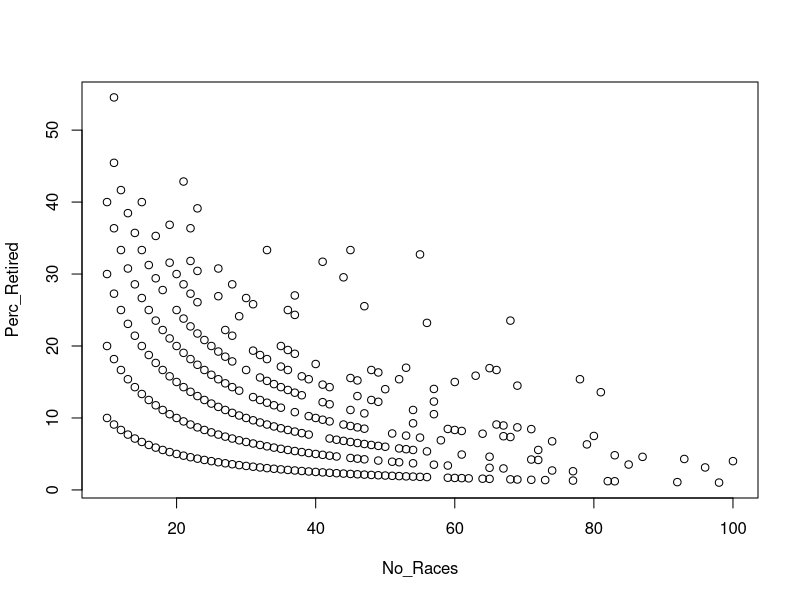
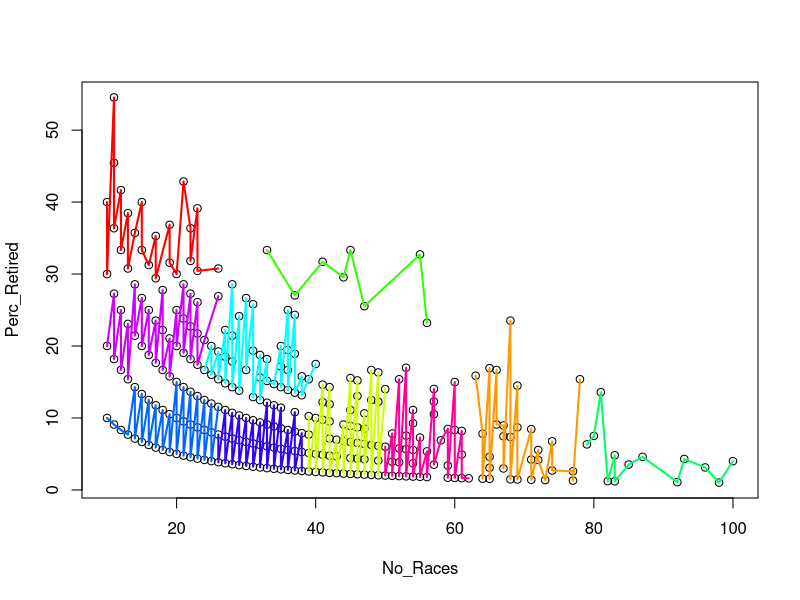
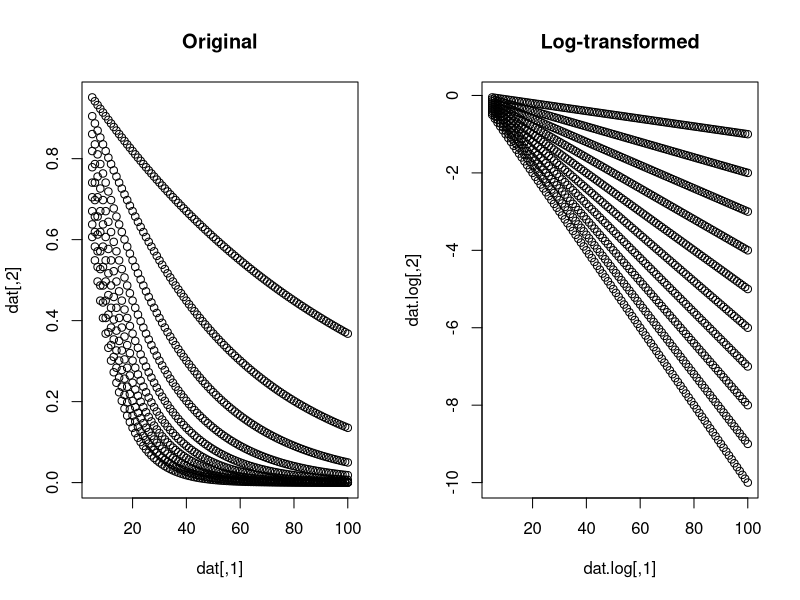

Recreate these plots in R, in order. (Note: this script raises an error after producing the figures.)
## ---- chunk 1
Retirees<- data.frame(No_Races = c(11L, 11L, 21L, 12L, 15L, 10L, 23L, 13L, 19L, 11L, 22L, 14L, 
                                   17L, 33L, 12L, 45L, 15L, 55L, 22L, 41L, 19L, 16L, 13L, 26L, 23L, 
                                   10L, 20L, 44L, 17L, 14L, 21L, 28L, 18L, 11L, 22L, 37L, 26L, 30L, 
                                   15L, 23L, 31L, 47L, 12L, 20L, 16L, 36L, 37L, 29L, 21L, 17L, 68L, 
                                   56L, 13L, 22L, 27L, 18L, 23L, 14L, 28L, 19L, 24L, 10L, 15L, 20L, 
                                   35L, 25L, 36L, 31L, 26L, 21L, 37L, 16L, 32L, 27L, 11L, 22L, 33L, 
                                   28L, 17L, 40L, 23L, 35L, 53L, 65L, 12L, 18L, 30L, 66L, 24L, 36L, 
                                   48L, 49L, 25L, 63L, 19L, 38L, 32L, 45L, 13L, 26L, 78L, 39L, 52L, 
                                   46L, 33L, 20L, 60L, 27L, 34L, 41L, 69L, 14L, 21L, 42L, 28L, 35L, 
                                   57L, 50L, 36L, 29L, 22L, 81L, 37L, 15L, 38L, 23L, 46L, 31L, 48L, 
                                   16L, 24L, 32L, 57L, 49L, 41L, 33L, 25L, 42L, 17L, 34L, 26L, 35L, 
                                   18L, 27L, 54L, 45L, 37L, 28L, 47L, 19L, 57L, 29L, 39L, 10L, 20L, 
                                   30L, 40L, 41L, 31L, 21L, 42L, 32L, 54L, 11L, 22L, 33L, 44L, 66L, 
                                   67L, 45L, 34L, 23L, 69L, 46L, 35L, 47L, 59L, 71L, 36L, 12L, 24L, 
                                   60L, 61L, 37L, 25L, 38L, 51L, 64L, 13L, 39L, 26L, 53L, 80L, 67L, 
                                   27L, 68L, 55L, 14L, 42L, 28L, 43L, 58L, 29L, 44L, 74L, 15L, 45L, 
                                   30L, 46L, 31L, 47L, 79L, 16L, 32L, 48L, 49L, 33L, 50L, 17L, 34L, 
                                   52L, 35L, 53L, 18L, 72L, 36L, 54L, 37L, 56L, 19L, 38L, 39L, 20L, 
                                   40L, 61L, 41L, 83L, 21L, 42L, 43L, 65L, 87L, 22L, 45L, 23L, 46L, 
                                   93L, 47L, 71L, 24L, 72L, 49L, 25L, 100L, 51L, 26L, 52L, 27L, 
                                   54L, 28L, 85L, 57L, 29L, 59L, 30L, 31L, 32L, 96L, 65L, 33L, 67L, 
                                   34L, 35L, 36L, 37L, 74L, 38L, 77L, 39L, 40L, 41L, 42L, 43L, 44L, 
                                   45L, 46L, 47L, 48L, 49L, 50L, 51L, 52L, 53L, 54L, 55L, 56L, 59L, 
                                   60L, 61L, 62L, 64L, 65L, 68L, 69L, 71L, 73L, 77L, 82L, 83L, 92L, 
                                   98L), 
                      Perc_Retired = c(54.5454545454545, 45.4545454545455, 42.8571428571429, 41.6666666666667, 
                                       40, 40, 39.1304347826087, 38.4615384615385, 36.8421052631579, 
                                       36.3636363636364, 36.3636363636364, 35.7142857142857, 35.2941176470588, 
                                       33.3333333333333, 33.3333333333333, 33.3333333333333, 33.3333333333333, 
                                       32.7272727272727, 31.8181818181818, 31.7073170731707, 31.5789473684211, 
                                       31.25, 30.7692307692308, 30.7692307692308, 30.4347826086957, 
                                       30, 30, 29.5454545454545, 29.4117647058824, 28.5714285714286, 
                                       28.5714285714286, 28.5714285714286, 27.7777777777778, 27.2727272727273, 
                                       27.2727272727273, 27.027027027027, 26.9230769230769, 26.6666666666667, 
                                       26.6666666666667, 26.0869565217391, 25.8064516129032, 25.531914893617, 
                                       25, 25, 25, 25, 24.3243243243243, 24.1379310344828, 23.8095238095238, 
                                       23.5294117647059, 23.5294117647059, 23.2142857142857, 23.0769230769231, 
                                       22.7272727272727, 22.2222222222222, 22.2222222222222, 21.7391304347826, 
                                       21.4285714285714, 21.4285714285714, 21.0526315789474, 20.8333333333333, 
                                       20, 20, 20, 20, 20, 19.4444444444444, 19.3548387096774, 19.2307692307692, 
                                       19.047619047619, 18.9189189189189, 18.75, 18.75, 18.5185185185185, 
                                       18.1818181818182, 18.1818181818182, 18.1818181818182, 17.8571428571429, 
                                       17.6470588235294, 17.5, 17.3913043478261, 17.1428571428571, 16.9811320754717, 
                                       16.9230769230769, 16.6666666666667, 16.6666666666667, 16.6666666666667, 
                                       16.6666666666667, 16.6666666666667, 16.6666666666667, 16.6666666666667, 
                                       16.3265306122449, 16, 15.8730158730159, 15.7894736842105, 15.7894736842105, 
                                       15.625, 15.5555555555556, 15.3846153846154, 15.3846153846154, 
                                       15.3846153846154, 15.3846153846154, 15.3846153846154, 15.2173913043478, 
                                       15.1515151515152, 15, 15, 14.8148148148148, 14.7058823529412, 
                                       14.6341463414634, 14.4927536231884, 14.2857142857143, 14.2857142857143, 
                                       14.2857142857143, 14.2857142857143, 14.2857142857143, 14.0350877192982, 
                                       14, 13.8888888888889, 13.7931034482759, 13.6363636363636, 13.5802469135802, 
                                       13.5135135135135, 13.3333333333333, 13.1578947368421, 13.0434782608696, 
                                       13.0434782608696, 12.9032258064516, 12.5, 12.5, 12.5, 12.5, 12.280701754386, 
                                       12.2448979591837, 12.1951219512195, 12.1212121212121, 12, 11.9047619047619, 
                                       11.7647058823529, 11.7647058823529, 11.5384615384615, 11.4285714285714, 
                                       11.1111111111111, 11.1111111111111, 11.1111111111111, 11.1111111111111, 
                                       10.8108108108108, 10.7142857142857, 10.6382978723404, 10.5263157894737, 
                                       10.5263157894737, 10.3448275862069, 10.2564102564103, 10, 10, 
                                       10, 10, 9.75609756097561, 9.67741935483871, 9.52380952380952, 
                                       9.52380952380952, 9.375, 9.25925925925926, 9.09090909090909, 
                                       9.09090909090909, 9.09090909090909, 9.09090909090909, 9.09090909090909, 
                                       8.95522388059701, 8.88888888888889, 8.82352941176471, 8.69565217391304, 
                                       8.69565217391304, 8.69565217391304, 8.57142857142857, 8.51063829787234, 
                                       8.47457627118644, 8.45070422535211, 8.33333333333333, 8.33333333333333, 
                                       8.33333333333333, 8.33333333333333, 8.19672131147541, 8.10810810810811, 
                                       8, 7.89473684210526, 7.84313725490196, 7.8125, 7.69230769230769, 
                                       7.69230769230769, 7.69230769230769, 7.54716981132075, 7.5, 7.46268656716418, 
                                       7.40740740740741, 7.35294117647059, 7.27272727272727, 7.14285714285714, 
                                       7.14285714285714, 7.14285714285714, 6.97674418604651, 6.89655172413793, 
                                       6.89655172413793, 6.81818181818182, 6.75675675675676, 6.66666666666667, 
                                       6.66666666666667, 6.66666666666667, 6.52173913043478, 6.45161290322581, 
                                       6.38297872340426, 6.32911392405063, 6.25, 6.25, 6.25, 6.12244897959184, 
                                       6.06060606060606, 6, 5.88235294117647, 5.88235294117647, 5.76923076923077, 
                                       5.71428571428571, 5.66037735849057, 5.55555555555556, 5.55555555555556, 
                                       5.55555555555556, 5.55555555555556, 5.40540540540541, 5.35714285714286, 
                                       5.26315789473684, 5.26315789473684, 5.12820512820513, 5, 5, 4.91803278688525, 
                                       4.8780487804878, 4.81927710843374, 4.76190476190476, 4.76190476190476, 
                                       4.65116279069767, 4.61538461538461, 4.59770114942529, 4.54545454545455, 
                                       4.44444444444444, 4.34782608695652, 4.34782608695652, 4.3010752688172, 
                                       4.25531914893617, 4.22535211267606, 4.16666666666667, 4.16666666666667, 
                                       4.08163265306122, 4, 4, 3.92156862745098, 3.84615384615385, 3.84615384615385, 
                                       3.7037037037037, 3.7037037037037, 3.57142857142857, 3.52941176470588, 
                                       3.50877192982456, 3.44827586206897, 3.38983050847458, 3.33333333333333, 
                                       3.2258064516129, 3.125, 3.125, 3.07692307692308, 3.03030303030303, 
                                       2.98507462686567, 2.94117647058824, 2.85714285714286, 2.77777777777778, 
                                       2.7027027027027, 2.7027027027027, 2.63157894736842, 2.5974025974026, 
                                       2.56410256410256, 2.5, 2.4390243902439, 2.38095238095238, 2.32558139534884, 
                                       2.27272727272727, 2.22222222222222, 2.17391304347826, 2.12765957446809, 
                                       2.08333333333333, 2.04081632653061, 2, 1.96078431372549, 1.92307692307692, 
                                       1.88679245283019, 1.85185185185185, 1.81818181818182, 1.78571428571429, 
                                       1.69491525423729, 1.66666666666667, 1.63934426229508, 1.61290322580645, 
                                       1.5625, 1.53846153846154, 1.47058823529412, 1.44927536231884, 
                                       1.40845070422535, 1.36986301369863, 1.2987012987013, 1.21951219512195, 
                                       1.20481927710843, 1.08695652173913, 1.02040816326531))

## ---- chunk 2
plot(Retirees)
## ---- chunk 3
# Function to enable easier plotting of the results.
plot_groupings <- function(d, g, col=rainbow(length(unique(g))), 
                           plot.lines=TRUE, point.color=FALSE, ...){
  K <- length(unique(g))
  if (point.color) {
    plot(d, col=g, ...)}
  else {
    plot(d, ...)
  }
  if (plot.lines){
    for (i in 1:K){
      d.local <- d[g == i,]
      d.local <- d.local[order(d.local[,1]), ]
      lines(d.local, col = col[i], lwd=2)
    }
  }
}

kmean.clusters <- kmeans(Retirees, 10, nstart=20)
plot_groupings(Retirees, kmean.clusters$cluster)
## ---- chunk 4
library(tidyverse)
set.seed(4)

lambda <- seq(0.01, .1, by=0.01)
x <- 5:100
pars <- expand.grid("lambda" = lambda, "x" = x)
dat <- cbind(pars$x, exp(-pars$lambda*pars$x))
## ---- chunk 5
dat.log <- cbind(dat[,1], log(dat[,2]))

par(mfrow=c(1,2))
plot(dat, main="Original")
plot(dat.log, main="Log-transformed")
## ---- chunk 6
# Function to convert vector/matrix to probabilities (e.g., normalize to 1)
miniclo <- function (c){
  if (is.vector(c)) 
    c <- matrix(c, nrow = 1)
  (c/rowSums(c)) 
}

# The Main Function
# K: Number of Clusters
# n.unit: Number of parallel optimizations to run
# n.iter: Number of iterations to run the optimization for
# warmup.frac: what portion of iterations could be warmup (added stocastic varition to
#   escape local optima)
func_cluster <- function(dat, K, n.unit=4, n.iter=100, warmup.frac=0.9){
  # Create Design Matrix and Response
  X <- as.matrix(cbind(1, dat[,1])) # Design matrix, add intercept
  Y <- dat[,2] # Responses
  n <- nrow(X) # Number of observations
  
  # Random Initialize the group assignments. 
  gs <- as.list(1:n.unit) %>% 
    map(~sample(1:K, size = nrow(dat), replace = TRUE)) 
  
  # Create a safe version that deals with degeneration that can occur in some units 
  # code will allow this to be fixed. 
  safe_lm <- safely(function(i, X, Y) lm.fit(X[i,], Y[i]))
  
  for (i in 1:n.iter) {
    # Start out by fitting linear regressons to each group
    fits <- gs %>% 
      map(~split(1:n, .x)) %>% 
      #at_depth(2, ~lm.fit(X[.x,], Y[.x])) # Fit models
      at_depth(2, safe_lm, X, Y) %>% 
      at_depth(2, "result")
    
    # Replace Nulls with Best non-null from last iteration
    nulls <- fits %>% 
      at_depth(2, is.null) %>% 
      map(unlist) %>% 
      map(any) %>% 
      unlist()
    
    if (any(nulls)){
      d <- rank(best.worst.store, ties.method="random")
      d <- which(d==min(d[!nulls]))
      fits[nulls] <- fits[d[rep(1, sum(nulls))]]
    }
    
    # Calculate the squared residuals of each data-point to each
    # groups fitted linear model. Note I also add a small value (0.0001)
    # to avoid zero values that can show up later when converting to probabilities
    # and inverting. 
    sq.resids <- fits %>% 
      at_depth(2, "coefficients") %>% # Extract Coefficients
      at_depth(2, ~((Y-X%*%.x)^2)+0.0001) %>%  # Predict and Compute Squared Residuals
      map(bind_cols)
    
    ncolumns <- map(sq.resids, ncol)
    nulls <- ncolumns < K
    if (any(nulls)){
      d <- rank(best.worst.store, ties.method="random")
      d <- which(d==min(d[!nulls]))
      sq.resids[nulls] <- sq.resids[d[rep(1, sum(nulls))]]
    }    

    # Store which "unit" which of the n.unit optimiztions did the 
    # best and which did the worst
    best.worst.store <- sq.resids %>% 
      map(sum) %>% 
      unlist()
    best.worst <- c(which.min(best.worst.store), which.max(best.worst.store))
  
    # Compute new group assignements, notice I convert the relative
    # squared residual of each model into a probability and then use the 
    # inverse of this probability as the probability that a data-point
    # belongs to that group
     new.gs <- sq.resids  %>% 
      map(as.matrix) %>% 
      map(miniclo)  %>% # Add small value to fix zeros
      map(~.x^(-1)) %>% 
      map(miniclo)
    if (i < round(n.iter*warmup.frac)){ # Warmup with extra stochastic variation to get out of local-optima
      new.gs <- new.gs %>% 
      map(~apply(.x, 1, function(x) sample(1:K, 1, replace = TRUE, prob = x))) # Add sampling to get over some minima
    } else { # just take maxima
      new.gs <- new.gs %>% 
      map(max.col, ties.method="random") # Add sampling to get over some minima
    }
    
  
    # Replace the worst unit with the best
    new.gs[[best.worst[2]]] <- new.gs[[best.worst[1]]]
  
    # Update the cluster assignemnts for each unit
    gs <- new.gs
  }
  return(gs[[best.worst[1]]])
}



# Now investigate results of best unit and plot 
best.g <- func_cluster(dat.log, K=10, n.iter=200)
par(mfrow=c(1,2))
plot_groupings(dat.log, best.g, main="Log Transformed Results")
plot_groupings(dat, best.g, main="Results on Original Scale")
## ---- chunk 7
dat <- Retirees 
dat.log <- cbind(log(dat[,1]), log(dat[,2]/100))

best.g <- func_cluster(dat.log, K=10, n.iter=200)
par(mfrow=c(1,2))
plot_groupings(dat.log, best.g, main="Log Transformed Results")
plot_groupings(dat, best.g, main="Results on Original Scale")
## ---- chunk 8
limits <- as.list(1:10) %>%
  map(~c(rnorm(1, -75, 25), rnorm(1, 75, 25))) %>% 
  map(~.x[order(.x)]) %>% 
  map(~seq(.x[1], .x[2], length.out=25))

dat <- rnorm(10, 0, 5) %>% 
  as.list() %>% 
  map2(limits, ~.x*.y+rnorm(1, 0, 500)) %>% 
  map2(limits, ~cbind("y" = .x, "x" = .y)) %>% # Sorry about the swapping of x and y here (can't change purrr)
  map(as.data.frame) %>% 
  bind_rows(.id="group") %>% 
  mutate(group = factor(group, as.character(1:10))) 

# Now try to cluster (without knowing true groupings)
dat.run <- as.matrix(dat[,c(3,2)])
best.g <- func_cluster(dat.run, K=10, n.iter=250, n.unit=6)


par(mfrow=c(1,2))
plot_groupings(dat.run, best.g, plot.lines = F, point.color = F, main="True")
plot_groupings(dat[,c("x", "y")], dat$group, main="My Algorithms Results")
## ---- chunk 9
limits <- as.list(1:6) %>%
  map(~c(rnorm(1, -75, 25), rnorm(1, 75, 25))) %>% 
  map(~.x[order(.x)]) %>% 
  map(~seq(.x[1], .x[2], length.out=25))

dat <- rnorm(6, 0, 5) %>% 
  as.list() %>% 
  map2(limits, ~.x*.y+rnorm(1, 0, 500)) %>% 
  map2(limits, ~cbind("y" = .x, "x" = .y)) %>% # Sorry about the swapping of x and y here (can't change purrr)
  map(as.data.frame) %>% 
  bind_rows(.id="group") %>% 
  mutate(group = factor(group, as.character(1:10))) %>% 
  mutate(y = y + rnorm(nrow(.), 0, 40)) # Add gaussian observation noise to dependent variable

# Now to cluster without knowing true groupings. 
dat.run <- as.matrix(dat[,c(3,2)])

best.g <- func_cluster(dat.run, K=6, n.iter=500, n.unit=6)

# Finally K-Means and DBSCAN as a point of comparison
library(dbscan)
library(flexmix)
kmean.clusters <- kmeans(dat.run, 10, nstart=20)
db <- dbscan(dat.run, eps = 30, minPts = 2)
mod <- flexmix(y ~ x, data = dat, k=6)

par(mfrow=c(3,2))
plot_groupings(dat.run, dat$group, plot.lines=F, point.color=F, main="Data Seen by Classifiers")
plot_groupings(dat.run, dat$group, main="True")
plot_groupings(dat.run, best.g, plot.lines = T, point.color = F, main="My Algorithms Results")
plot_groupings(dat.run, clusters(mod), main="FlexMix")
plot_groupings(dat.run, kmean.clusters$cluster, main="K-Means")
plot_groupings(dat.run, db$cluster, main="DBSCAN")
